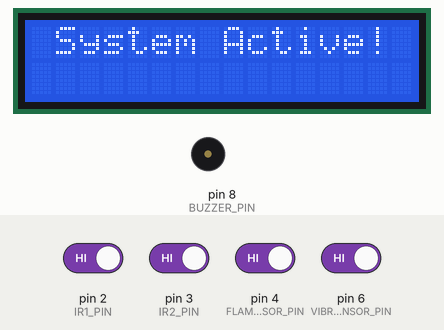
Simulated run of this sketch. Board: Arduino Uno, built with avr-gcc and run on an emulated ATmega328P. On the bench: 16×2 character LCD, buzzer (waves = sounding, pin HIGH). Inputs (shaded band) come from the test bench; at power-on: pin 2 (IR1_PIN), pin 3 (IR2_PIN), pin 4 (FLAME_SENSOR_PIN), pin 6 (VIBRATION_SENSOR_PIN) HIGH. Pins used as bus, display or sensor lines are not drawn; what the sketch prints to the serial monitor is not drawn.

Above: at 1.3 s.
1.4 s: pin 4 (FLAME_SENSOR_PIN) driven LOW
At 2.4 s:
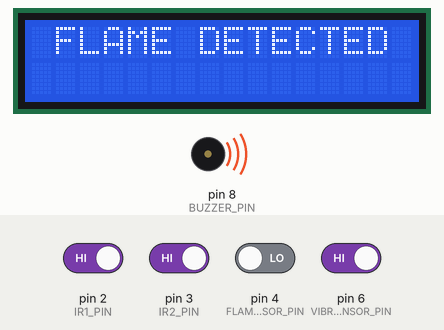
4.4 s: pin 4 (FLAME_SENSOR_PIN) driven HIGH
At 6.7 s:
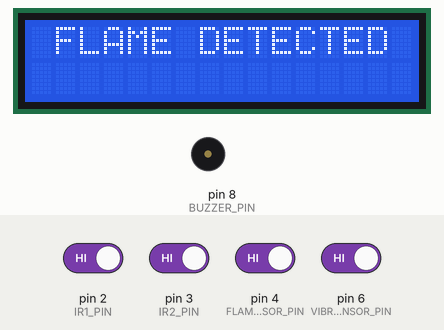
7.0 s: pin 6 (VIBRATION_SENSOR_PIN) driven LOW
At 7.4 s:
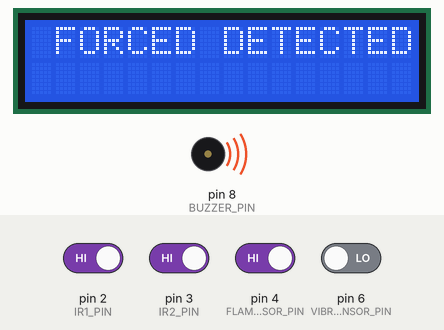
10.0 s: pin 6 (VIBRATION_SENSOR_PIN) driven HIGH
At 11.7 s:
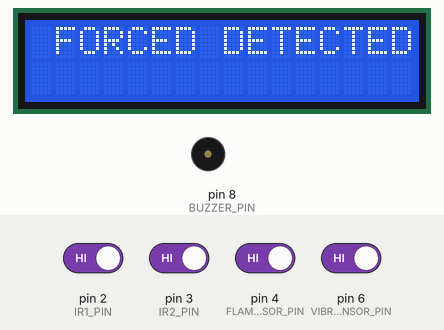
12.5 s: pin 2 (IR1_PIN) driven LOW and pin 3 (IR2_PIN) driven LOW and pin 4 (FLAME_SENSOR_PIN) driven LOW and pin 6 (VIBRATION_SENSOR_PIN) driven LOW
At 13.7 s:
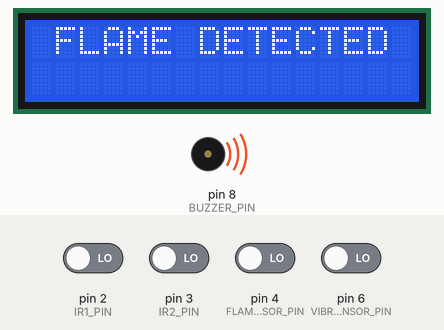
Timing chart, 0 to 15.0 s (numbered marks = the images above; inputs shaded):
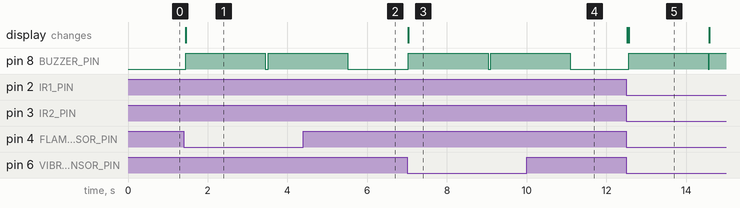

The sketch:

last.ino
```cpp
#include <Arduino.h>
#include <SPI.h>
#include <MFRC522.h>
#include <Wire.h>
#include <LiquidCrystal_I2C.h>

// RFID module connections
#define RSTPIN 9
#define SSPIN 10

// Initialize RFID reader and LCD display
MFRC522 rc(SSPIN, RSTPIN);
LiquidCrystal_I2C lcd(0x27, 16, 2); // LCD I2C address 0x27, 16 columns, 2 rows

// Sensor and actuator pin definitions
const int IR1_PIN = 2;                 // IR sensor 1 connected to digital pin 2
const int IR2_PIN = 3;                 // IR sensor 2 connected to digital pin 3
const int FLAME_SENSOR_PIN = 4;        // Flame sensor connected to pin 4
const int BUZZER_PIN = 8;              // Buzzer connected to pin 8
const int VIBRATION_SENSOR_PIN = 6;    // Vibration (glass break) sensor on pin 6
const int LOCK_PIN = 7;
int readsuccess; // Stores result of RFID read

bool allGood = true;

// List of authorized RFID card UIDs (change according to your tags)
byte defcard[][4] = {
  {0x63, 0xFD, 0x50, 0x27},
  {0x73, 0xDB, 0x42, 0x0D}
};
int N = 2; // Number of authorized cards
byte readcard[4]; // Stores UID of the scanned card

bool buzzer_active = false; // Flag to control buzzer

void setup() {
  Serial.begin(9600);

  // Set pin modes
  pinMode(BUZZER_PIN, OUTPUT);
  pinMode(IR1_PIN, INPUT_PULLUP);
  pinMode(IR2_PIN, INPUT_PULLUP);
  pinMode(FLAME_SENSOR_PIN, INPUT_PULLUP);
  pinMode(VIBRATION_SENSOR_PIN, INPUT_PULLUP);

  // Make sure buzzer is OFF initially
  digitalWrite(BUZZER_PIN, LOW);

  // Initialize LCD and turn on backlight
  Wire.begin();  // Start I2C communication
  lcd.init();
  lcd.backlight();

  // Initialize SPI and RFID
  SPI.begin();
  rc.PCD_Init();
  rc.PCD_DumpVersionToSerial(); // Print RFID reader details

  Serial.println(F("Scan Access Card to see Details"));

  // Show system is ready on LCD
  lcd.setCursor(1, 0);
  lcd.print("System Active!");
}

void loop() {
  // Read IR sensor values
  bool ir1_status = digitalRead(IR1_PIN);
  bool ir2_status = digitalRead(IR2_PIN);

  // Human detection logic: both IR sensors must be triggered
  bool human_detected = ir1_status == LOW && ir2_status == LOW;


  bool flame_detected = digitalRead(FLAME_SENSOR_PIN) == LOW;

  bool vibe_detected = digitalRead(VIBRATION_SENSOR_PIN) == LOW;

  allGood = !human_detected && !flame_detected && !vibe_detected;

  if(allGood){

  }


  if (human_detected) {
    lcd.clear();
    lcd.setCursor(1, 0);
    lcd.print("HUMAN DETECTED");
    readsuccess = getid(); // Try to read RFID tag
    if (readsuccess) {
      int match = 0;

      // Compare the scanned UID with authorized UIDs
      for (int i = 0; i < N; i++) {
        Serial.print("Testing Against Authorized card no: ");
        Serial.println(i + 1);
        if (!memcmp(readcard, defcard[i], 4)) {
          match++;
        }
      }

      if (match) {
        // Card is authorized
        Serial.println("CARD AUTHORIZED");
        lcd.clear();
        lcd.setCursor(1, 0);
        lcd.print(" AUTHORIZED");
        digitalWrite(LOCK_PIN, HIGH);
        delay(3000);
        allGood = true;

      } else {
        // Unauthorized card
        Serial.println("CARD NOT Authorized");
        digitalWrite(BUZZER_PIN, HIGH);
        lcd.clear();
        lcd.setCursor(1, 0);
        lcd.print(" UNAUTHORIZED");

        delay(2000);
        digitalWrite(BUZZER_PIN, LOW); // Turn off buzzer after warning
      }
    }
  }

  // Flame sensor detection
  if (flame_detected) {
    lcd.clear();
    lcd.setCursor(1, 0);
    lcd.print("FLAME DETECTED");
    digitalWrite(BUZZER_PIN, HIGH);
    delay(2000); // Delay for buzzer sound
    digitalWrite(BUZZER_PIN, LOW);
  }

  // Vibration (glass breaking) detection
  if (vibe_detected) {
    lcd.clear();
    lcd.setCursor(1, 0);
    lcd.print("FORCED DETECTED");


    digitalWrite(BUZZER_PIN, HIGH);
    delay(2000); // Delay for buzzer sound
    digitalWrite(BUZZER_PIN, LOW);
  }


  delay(50); // Small delay to reduce CPU load
}

// Function to read the UID of the RFID card
int getid() {
  // Check if new card is present
  if (!rc.PICC_IsNewCardPresent()) {
    return 0;
  }

  // Read card serial
  if (!rc.PICC_ReadCardSerial()) {
    return 0;
  }

  // Print UID to Serial
  Serial.println("THE UID OF THE SCANNED CARD IS:");
  for (int i = 0; i < 4; i++) {
    readcard[i] = rc.uid.uidByte[i]; // Store UID
    Serial.print(readcard[i], HEX);
  }

  Serial.println("");
  Serial.println("Now Comparing with Authorized cards");

  rc.PICC_HaltA(); // Halt card communication
  return 1;
}
```

Measured:
- after the input at 1.4 s, pin 8 (BUZZER_PIN): LOW → HIGH after 0.05 s, → LOW 2.0 s later, → HIGH 0.07 s later; the display: changes after 0.05 s (image 1)
- after the input at 4.4 s, pin 8 (BUZZER_PIN): goes on until 5.5 s, then stays LOW
- after the input at 7.0 s, pin 8 (BUZZER_PIN): LOW → HIGH at once, → LOW 2.0 s later, → HIGH 0.07 s later; the display: changes at once (image 3)
- after the input at 10.0 s, pin 8 (BUZZER_PIN): goes on until 11.1 s, then stays LOW
- after the input at 12.5 s, pin 8 (BUZZER_PIN): LOW → HIGH after 0.06 s, → LOW 2.0 s later, → HIGH 0.02 s later; the display: first changes at once (image 5 shows a later state)
- what the display in image 5 shows lasts 2.0 s, from 12.6 s to 14.6 s
